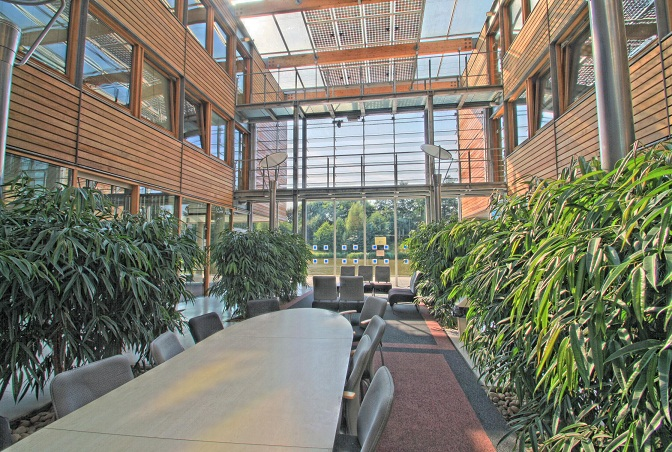
#> input picture Y3 Spring/COMP2005 IIP/Lab/lab01/Images/Atrium.jpeg, 672 x 452 px
$ jupyter execute lab01b.ipynb
#> lines starting #> are read from the running program, lines starting #| are printed output that depends on the picture
# lab01b: Colour and Point Operations

## 1. NumPy

[cell 1]
import cv2
import numpy as np
from matplotlib import pyplot as plt

## 2. Colour Space Conversion

### Show RGB Channel in Gray

[cell 2]
# Read the image
img = cv2.imread("./Images/Atrium.jpeg")
#> img is the input picture: shape (452, 672, 3); mean B, G, R 108.8, 123.6, 125.2

# Split the matrix into individual colour channels
# OpenCV reads images in BGR format rather than RGB
blue = img[:, :, 0]
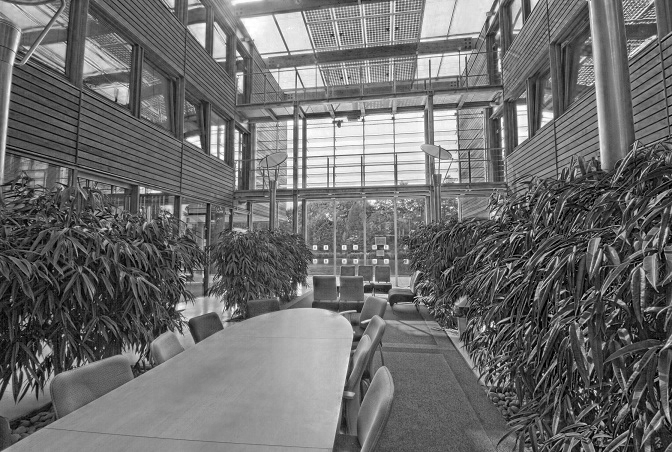
#> blue: shape (452, 672); min 0, max 255, mean 108.8
green = img[:, :, 1]
red = img[:, :, 2]

# Display each colour channel
fig, (ax1, ax2, ax3) = plt.subplots(1, 3, figsize=(12, 6))
ax1.imshow(blue, cmap="gray")
ax1.set_title('Blue Channel')
ax2.imshow(green, cmap="gray")
ax2.set_title('Green Channel')
ax3.imshow(red, cmap="gray")
ax3.set_title('Red Channel')
plt.show()

### Convert RGB into Grey in 3 ways

[cell 3]
height, width, channels = img.shape
#> height = 452; width = 672; channels = 3
int_img = img.astype(int)

# Converts the image to greyscale by calculating the average of the RGB values at each pixel
avg_grey = np.empty((height, width), dtype="uint8") # create empty list with `height` rows and `width` cols
for y in range(height):
    for x in range(width):
        b, g, r = int_img[y, x]
        avg_grey[y, x] = int((b+g+r)/3)
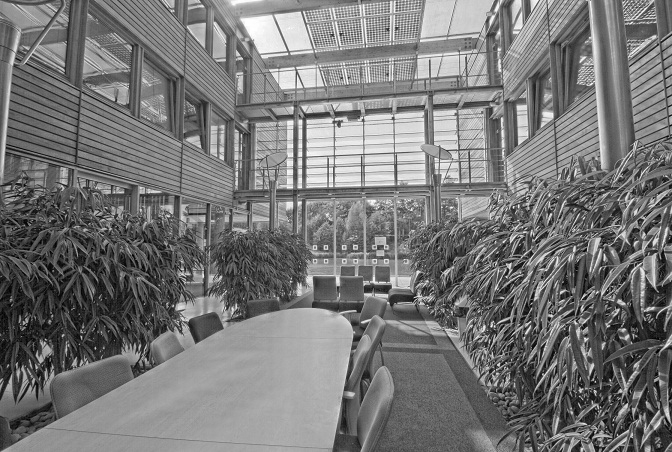
#> avg_grey: shape (452, 672); min 0, max 255, mean 118.9

# Using NumPy
# axis = 0 : x-column, axis = 1: row, axis = z
# 对于颜色图像数据，如形状为(height, width, channels)的数组
# 设置axis=2时，你可以沿颜色通道维度进行操作
# avg_grey = np.mean(img, axis=2)
# avg_grey = avg_grey.astype("uint8")

# Converts the image to greyscale by applying the weighted formula in the lecture
weight_grey = np.empty((height, width), dtype="uint8")
for y in range(height):
    for x in range(width):
        b, g, r = int_img[y, x]
        weight_grey[y, x] = int(0.3 * r + 0.59 * g + 0.11 * b)

# [8 lines of commented-out code are left out]
function_grey = cv2.cvtColor(img, cv2.COLOR_BGR2GRAY)

# Display the results
fig, (ax1, ax2, ax3) = plt.subplots(1, 3, figsize=(12, 6))
ax1.imshow(avg_grey, cmap="gray")
ax1.set_title('Using Average')
ax2.imshow(weight_grey, cmap="gray")
ax2.set_title('Using Weighted')
ax3.imshow(function_grey, cmap="gray")
ax3.set_title('Using the Built-in Function')
plt.show()

### Show the 'greenness' value

[cell 4]
# Computes the greenness of the image
greenness = np.empty((height, width), dtype="uint8")
for y in range(height):
    for x in range(width):
        b, g, r = int_img[y,x]
        greenness[y, x] = abs(g - (r + b)/2)
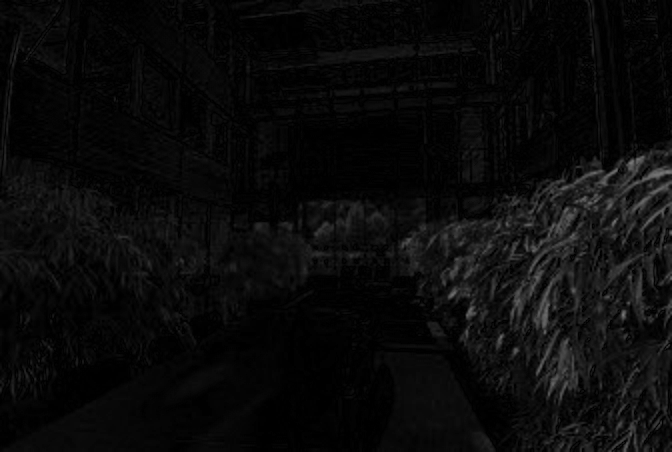
#> greenness: shape (452, 672); min 0, max 120, mean 10.2

# [8 lines of commented-out code are left out]
cv2.imshow("Greenness", greenness)
cv2.waitKey(0)

### Convert RGB into HSV

[cell 5]
# Convert the image to hsv
hsv_img = cv2.cvtColor(img, cv2.COLOR_BGR2HSV)
#> hsv_img: shape (452, 672, 3); mean H, S, V 52.7, 59.8, 134.4

# Split the matrix into the individual hsv channels
hue = hsv_img[:, :, 0]
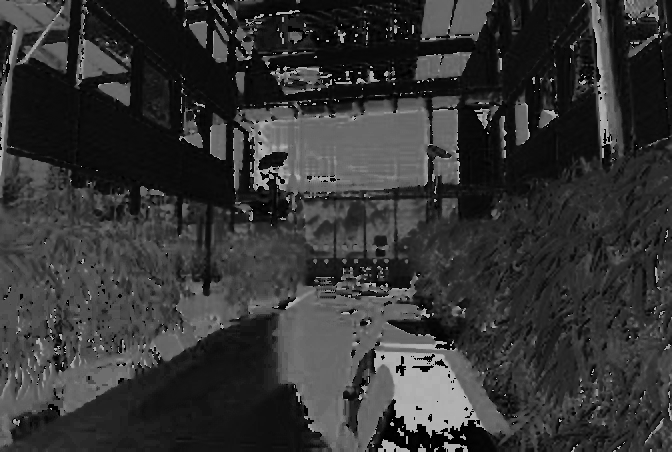
#> hue: shape (452, 672); min 0, max 179, mean 52.7
sat = hsv_img[:, :, 1]
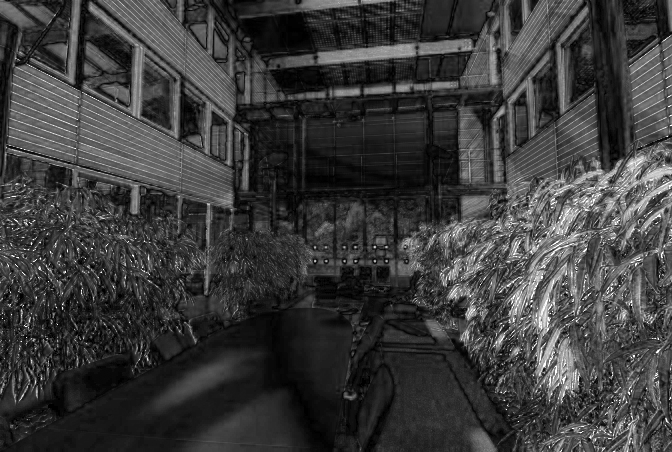
#> sat: shape (452, 672); min 0, max 255, mean 59.8
val = hsv_img[:, :, 2]

# Display the results
fig, (ax1, ax2, ax3) = plt.subplots(1, 3, figsize=(12, 6))
ax1.imshow(hue, cmap="hsv")
ax1.set_title('Hue')
ax2.imshow(sat, cmap="gray")
ax2.set_title('Saturation')
ax3.imshow(val, cmap="gray")
ax3.set_title('Value')
plt.show()

## 3. Point Image Processing

### Gamma Correction

$$
p' = \frac{p^{\gamma}}{255} * 255
$$

[cell 6]
# Read a greyscale image
img = cv2.imread("./Images/cameraman.tif", cv2.IMREAD_UNCHANGED)
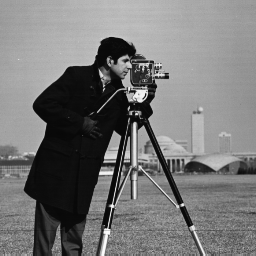
#> input picture Y3 Spring/COMP2005 IIP/Lab/lab01/Images/cameraman.tif, 256 x 256 px
#> img is the input picture: shape (256, 256); min 7, max 253, mean 118.7

# Apply the gamma adjustment
gamma = 0.5
below_one = ((img / 255) ** gamma) * 255
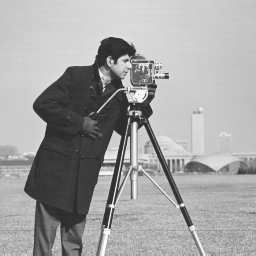
#> below_one: shape (256, 256) float64; min 42.25, max 254, mean 163.8
below_one = below_one.astype("uint8")

gamma = 1
equal_one = ((img / 255) ** gamma) * 255
equal_one = equal_one.astype("uint8")

gamma = 1.5
above_one = ((img / 255) ** gamma) * 255
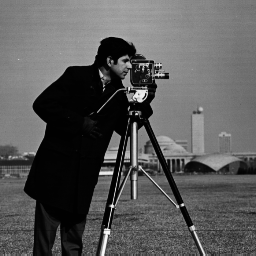
#> above_one: shape (256, 256) float64; min 1.16, max 252, mean 90.5
above_one = above_one.astype("uint8")

# Display the results
fig, (ax1, ax2, ax3) = plt.subplots(1, 3, figsize=(12, 6))
ax1.imshow(below_one, cmap="gray")
ax1.set_title('Gamma < 1')
ax2.imshow(equal_one, cmap="gray")
ax2.set_title('Gamma = 1')
ax3.imshow(above_one, cmap="gray")
ax3.set_title('Gamma > 1')
plt.show()

### Negate, Gain and Bias

[cell 7]
# Negate the image
negate = 255 - img
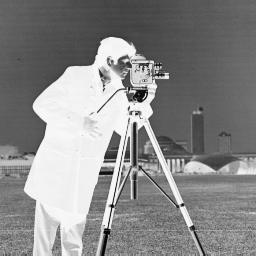
#> negate: shape (256, 256); min 2, max 248, mean 136.3

# Gain
img_float = img.astype(float)
gain = img_float * 1.25
gain = gain.astype("uint8")

# Bias
img_int = img.astype(int)
bias = img_int + 25
bias = bias.astype("uint8")
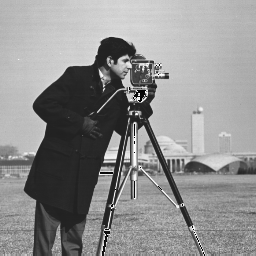
#> bias: shape (256, 256); min 0, max 255, mean 142.7

# Display the results
fig, (ax1, ax2, ax3, ax4) = plt.subplots(1, 4, figsize=(12, 6))
ax1.imshow(img, cmap="gray")
ax1.set_title("Original")
ax2.imshow(negate, cmap="gray")
ax2.set_title('Negated')
ax3.imshow(gain, cmap="gray")
ax3.set_title('Gain')
ax4.imshow(bias, cmap="gray")
ax4.set_title('Bias')
plt.show()
